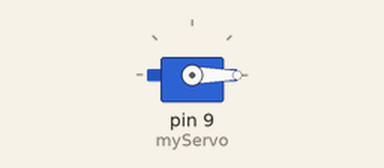
Simulated run of this sketch. Board: Arduino Uno, built with avr-gcc and run on an emulated ATmega328P. Parts: servo.

Above: at 0.05 s.
At 4.45 s:
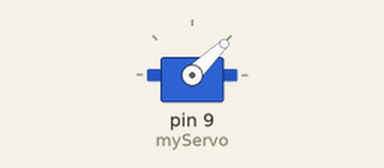
At 8.95 s:
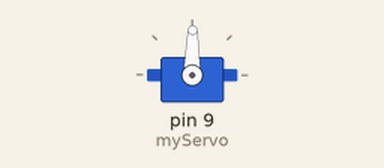
At 17.95 s:
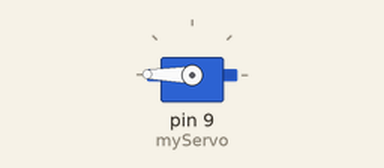
Timing chart, 0 to 23.4 s (numbered marks = the images above):
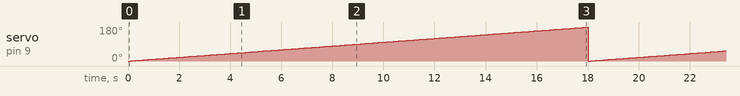

Measured:
- by itself, servo on pin 9 (myServo): ramps from 0° to 179° and jumps back, once every 18.0 s

The sketch:

4_______.ino
```cpp
#include <Servo.h>

// C++ code
//

Servo myServo;
void setup()
{
  myServo.attach(9);				//디지털 9번핀을 서보모터 제어에 사용
}

void loop()
{
  for(int angle=0;angle<180;angle++){//서보 모터의 각도 동작
  myServo.write(angle);
    delay(100);
  }

}
```
